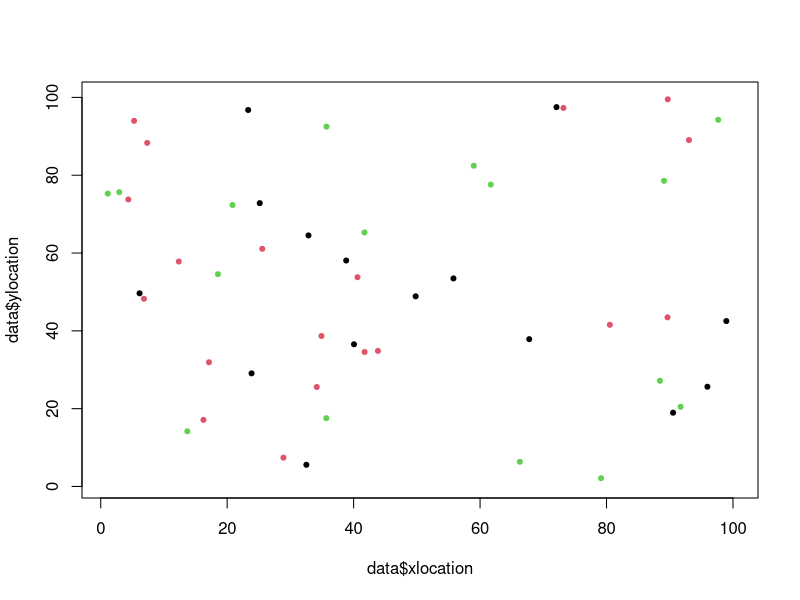

Source code (R): (Note: this script raises an error after producing the figure.)
#Load packages
library(tidyverse) 
library(gridExtra)
# Set up a grid to represent land
#Place individuals on plot
xsize = ysize = 100
numInd = 50
numSpecies = 3
data <-  tibble("ID" = 1:numInd, "age" = sample(150, numInd, replace = TRUE), 
                 species = sample(numSpecies, 50, replace = TRUE), "xlocation" = runif(50, 0, 100), 
                 "ylocation" = runif(50,0,100), "parentalDistance" = 0)

herbivores <- data %>%  slice_sample(n = 25) %>% select(-c(ID, age, parentalDistance))
herbivores <- herbivores %>% mutate(ID = 1:nrow(herbivores), age = 0)
plot(data$xlocation, data$ylocation, col = data$species, pch = 20, xlim = c(1,100), ylim = c(1,100))

#Set up rates of birth/death/growth etc...
deltaT = 1 #1 year periods of growth
ageChange = deltaT
maxAge = 150
seeds = 10
dispParam = 10 #dispersalParam
DensParam = 3.2 #DensityParam
DensParam1 = 240
uniqueSp = unique(data$species)
numYears = 150
herbParam1 = 100
herbParam2 = 10
speciesPop = NULL
herbPop = NULL
agePops = NULL
### MAIN LOOP ####

##Currently using for loops to determine parameters##


for(t in seq(0, numYears, by = deltaT)){ 
  #grow
  data$age = data$age + deltaT
  herbivores$age = herbivores$age + 1
  
  
  #disperse seeds/
  Ind = data[1, ]
  babies <- dispersal(Ind, data$species, data$xlocation, data$ylocation)
  #survival of seeds
  babies <- seedPredation(babies, babies$parentalDistance)
  data <- bind_rows(data, babies)
  #Background death of adults. Death rate decreases with age
  data <- backgroundDeath(data, data$age)
  #Conspecific density death
  livePastDens = NULL
  for (k in 1:length(uniqueSp)){
    sp = uniqueSp[k]
    subPop = subset(data, species == sp)
    survived <- densityPredation(subPop, subPop$age, subPop$ID, subPop$xlocation, subPop$ylocation)
    livePastDens <-  bind_rows(livePastDens, survived)
    livePastDens <- livePastDens[order(livePastDens$ID), ]
  }
  data <- livePastDens
  #trees over max age die
  data  <- filter(data, age <= 150)
  
  
  #Herbivores die
  herbivores <- herbivoreDeath(data, herbivores)
  

  
  
  #Herbivores reproduce
  newHerbivores <- herbivoreGrowth(data, herbivores)
  herbivores <- bind_rows(herbivores, newHerbivores)
  herbivores <- herbivores[!duplicated(herbivores$xlocation) & !duplicated(herbivores$ylocation),]
  
  #Supplemental
  countSpecies <- speciesSize(data$species)
  speciesPop <-  bind_rows(speciesPop, countSpecies)
  countHerbs <- speciesSize(herbivores$species)
  herbPop <- bind_rows(herbPop, countHerbs)
  #Herbivores damage trees
  data <-  herbivory(data, herbivores)
  
  ages <- tibble("gen" = t, "young" = nrow(subset(data, age <= 20)), "middle aged" = nrow(subset(data, age > 20 &
                                                                                                   age < 50)), 
                 "old" = nrow(subset(data, age >= 50)))
  
  agePops <- bind_rows(agePops, ages)
  
  plot(data$xlocation, data$ylocation, col = data$species, pch = 20, xlim = c(1,100), ylim = c(1,100))
  
  #Supplemental funs
  
  print(t)

}

grid.arrange(plotSpecies(speciesPop), plotHerbSpecies(herbPop), ncol = 1)
agePops <-  pivot_longer(agePops, cols = !gen, names_to = "Group", values_to = "Count")
ggplot(agePops, aes(gen, Count, color = Group))+
  geom_line()
plot(herbivores$xlocation, herbivores$ylocation, col = herbivores$species, pch = 20, xlim = c(1,100), ylim = c(1,100))





##### MAIN FUNCTIONS #######

#Disperse 10 seeds per parent
dispersal <- function(Ind, species, xlocation, ylocation){
    babies = NULL
    Adults = tibble("species" = species, "x" = xlocation, "y" = ylocation)
    for (i in 1:nrow(Adults)){
      eachAdult = Adults[i,]
      for (j in 1:seeds){
        baby = Ind
        baby$age = as.integer(0)
        baby$ID  = max(data$ID) + (10*(i-1)) + j
        baby$species  =  eachAdult$species
        babyDist = abs(rnorm(1, mean=0, sd=dispParam))
        xDirection = runif(1)
        baby$xlocation = ((xDirection*babyDist) + eachAdult$x) %% xsize
        baby$ylocation = (((1-xDirection) * babyDist) + eachAdult$y) %% ysize
        baby$parentalDistance = babyDist
        babies <- bind_rows(babies, baby)
      }
    }
    return(babies)
    
}



#Seeds predated based on distance from parent
seedPredation <- function(Babies, parentalDist){
  babySurv = NULL
  for (i in 1:nrow(Babies)){
    dist = parentalDist[i]
    danger = 1/dist
    luck = runif(1)*danger
    indDeath = luck > 0.1
    babySurv[i] = indDeath
  }
  return(Babies[!babySurv, ])
}

#predation based on conspecifics nearby
densityPredation <- function(subPop, age, ID, xlocation, ylocation){
  survived = NULL
  dead = NULL
  indSpecies <-  data.frame(cbind("ID" = ID, "age" = age, "xlocation" = xlocation, "ylocation" = ylocation))
  for (i in 1:nrow(subPop)){
    neighbors <-  NULL
    ageInd = age[i]
    indX <-  xlocation[i]
    indY <-  ylocation[i]
    xNeighbors = data.frame(subset(indSpecies, xlocation <= indX + DensParam & xlocation >= indX 
                                   - DensParam
                                   & xlocation != indX))
    yNeighbors = data.frame(subset(indSpecies, ylocation <= indY + DensParam & 
                                     ylocation >= indY - DensParam
                                   & ylocation != indY))
    neighbors = bind_rows(neighbors,xNeighbors)
    neighbors = bind_rows(neighbors, yNeighbors)
    neighbors = unique(neighbors)
    prob <- ifelse(nrow(neighbors)>0,  (DensParam1/nrow(neighbors) * (ageInd+1))/((max(neighbors$age))+1),
           1.01)
    ifelse(runif(1) < prob, survived <-  bind_rows(subPop[i, ], survived), next)
  }
  return(survived)
}

#Natural Background death
backgroundDeath <- function(population, age){
  living = c()
  probDeath = c()
  for (i in 1:nrow(population)){
    probDeath[i] <- ifelse(age[i] > 0,  0.4/age[i], 0.7)
    alive <- (runif(1) > probDeath[i])
    living[i] = alive
  }
  return(population[living,])
}






#### HERBIVORY STUFF ######


#Herbivory function: herbivores kill trees
herbivory <- function(trees, herbivores){
  deadTrees = NULL
  for (i in 1:nrow(herbivores)){
    indHerbivore = herbivores[i, ]
    infected = data[data$xlocation == indHerbivore$xlocation  & data$ylocation == indHerbivore$ylocation, ]
    probSurv = ((infected$age+6) / (((indHerbivore$age)+1)*20))
    survived= (probSurv > runif(1))
    if(!isTRUE(survived)){
      deadTrees <- bind_rows(deadTrees, infected)
    }
  }
  deadID = deadTrees$ID
  return(subset(trees, !(ID %in% deadID)))
}

herbivoreGrowth <- function(trees, herbivores){
  infectedTrees <- NULL
  for (i in 1:nrow(herbivores)){
    indHerbivore <- herbivores[i, ]
    # for (j in 1:7){
    #   xDisplacement <- (indHerbivore$xlocation + rnorm(1,0, sd = 6))
    #   yDisplacement <- (indHerbivore$ylocation + rnorm(1,0, sd = 6))
    #   infectedTree <- subset(trees, xlocation > xDisplacement - 4 & xlocation < xDisplacement + 4 &
    #                            ylocation > yDisplacement - 4 & ylocation < yDisplacement + 4 &
    #                            xlocation != indHerbivore$xlocation & ylocation != indHerbivore$ylocation &
    #                            species == indHerbivore$species)
    #   infectedTrees <- bind_rows(infectedTrees, infectedTree)
    # }
    infectedTree <- subset(trees, xlocation > indHerbivore$xlocation - 12 & xlocation < indHerbivore$xlocation + 12 &
                            ylocation > indHerbivore$ylocation - 12 & ylocation < indHerbivore$ylocation + 12 &
                            xlocation != indHerbivore$xlocation & ylocation != indHerbivore$ylocation &
                           species == indHerbivore$species)
    infectedTrees <- bind_rows(infectedTrees, infectedTree)
  }
  if(nrow(infectedTrees) > 0){
    newHerbivores <- infectedTrees %>%  select(-c(parentalDistance, ID, age)) %>% 
      mutate(ID = seq(max(herbivores$ID)+1, 
      max(herbivores$ID)+nrow(infectedTrees)), age = 0)
  }else{
    newHerbivores <- NULL
  }
  return(newHerbivores)
}

herbivoreDeath <- function(trees, herbivores){
  dead = NULL
  totalInf = NULL
  for (i in 1:nrow(herbivores)){
    indHerbivore = herbivores[i, ]
    infected = data[data$xlocation == indHerbivore$xlocation  & data$ylocation == indHerbivore$ylocation, ]
    if (nrow(infected) < 1){
      dead <- bind_rows(dead, indHerbivore)
    }
  }
  herbID = dead$ID
  return(subset(herbivores, !(ID %in% herbID)))
}






### SUPPLEMENTAL FUNCTIONS###

#Used to plot population over time
plotSize <- function(popSize){
  popTime <- tibble("gen" = c(1:length(popSize)), "population" = popSize)
  plot(popTime$gen, popTime$population, type = "b", col = "blue")
}

#used to plot average density for a specific parameter
densSize <- function(xlocation, ylocation){
  Densities = NULL
  for (i in seq(0,95, by = 5)){
    popSegment = subset(xlocation, xlocation > i & xlocation < i+5)
    Densities = c(Densities, length(popSegment))
  }
  return(mean(Densities))
}

#Track population of each species
speciesSize <- function(speciesTypes){
  a = speciesTypes[speciesTypes == 1]
  b = speciesTypes[speciesTypes == 2]
  c = speciesTypes[speciesTypes == 3]
  
  df <- tibble("Species 1" = length(a), "Species 2" = length(b), "Species 3" = length(c))
  return(df)
}


#Plot amount of each species
plotSpecies <- function(speciesPop){
  speciesPop <- add_column(speciesPop, gen = 1:nrow(speciesPop))
  speciesPop <- pivot_longer(speciesPop, cols = starts_with("Species"), names_to = "Species",
                             names_prefix = "Species ", values_to = "Count")
  ggplot(data = speciesPop, aes(gen, Count, col = Species))+
    geom_point()+
    geom_line()+
    ylim(0, max(speciesPop$Count))+
    ylab("Tree Count")
  
}
plotHerbSpecies <- function(speciesPop){
  speciesPop <- add_column(speciesPop, gen = 1:nrow(speciesPop))
  speciesPop <- pivot_longer(speciesPop, cols = starts_with("Species"), names_to = "Species",
                             names_prefix = "Species ", values_to = "Count")
  ggplot(data = speciesPop, aes(gen, Count, col = Species))+
    geom_point()+
    geom_line()+
    ylim(0, max(speciesPop$Count))+
    ylab("Herbivore Count")
  
}
#If want to track pop/dens put this in main loop and recreate variables popSize and avgDens
#Then use plotSize and densSize functions
popSize = c(popSize, nrow(data))
currentDens <- densSize(data$xlocation, data$ylocation)
avgDens <- c(avgDens, currentDens)



#Only one tree in comp should die if multiple trees in area?
#Redo function driving density dependence
#Species by species population parameters

#mechanistic details. Model individual enemies
#Site occupancy model
#Quantify how species does when low vs high
#way to numerically track species density/proximity to others
